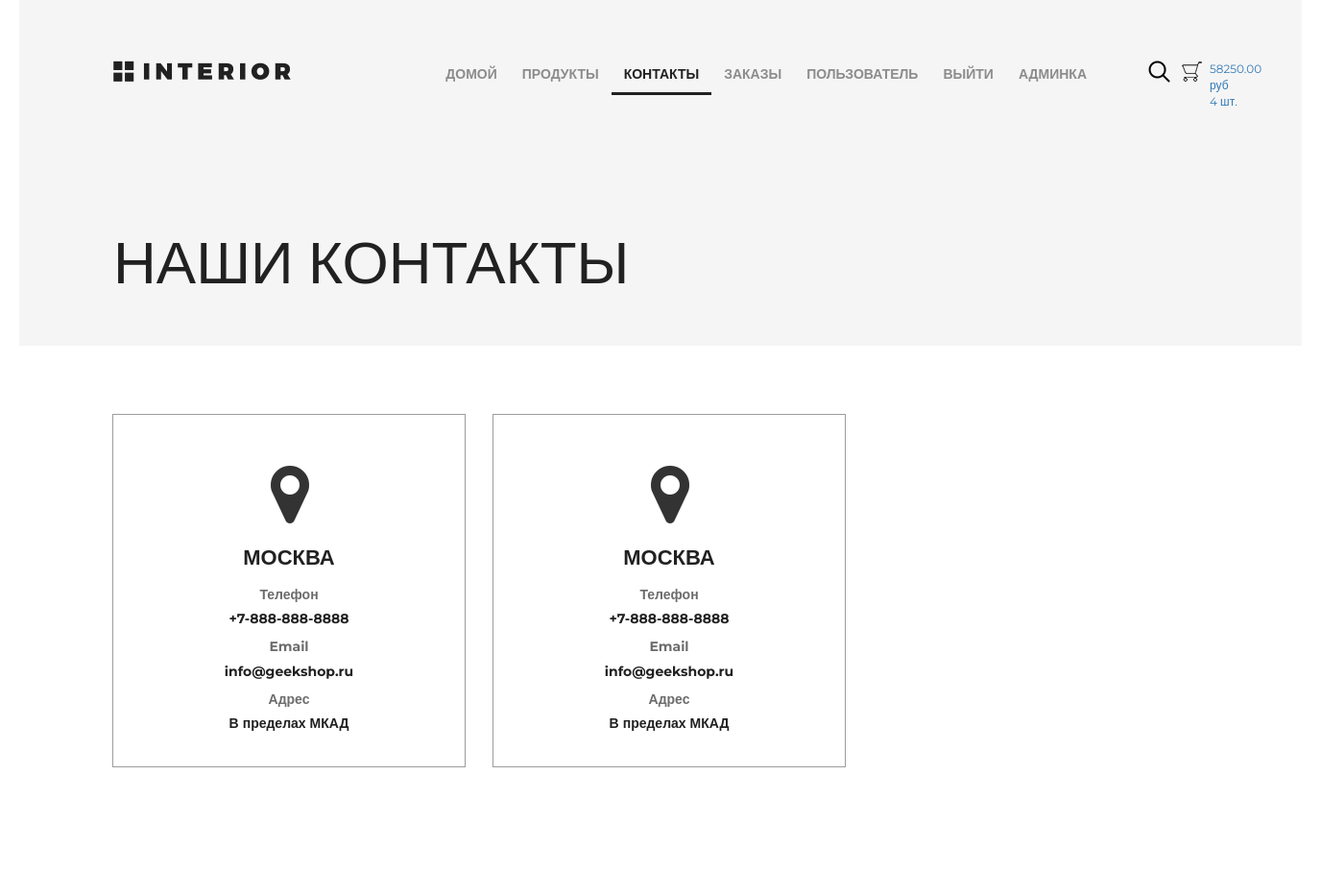
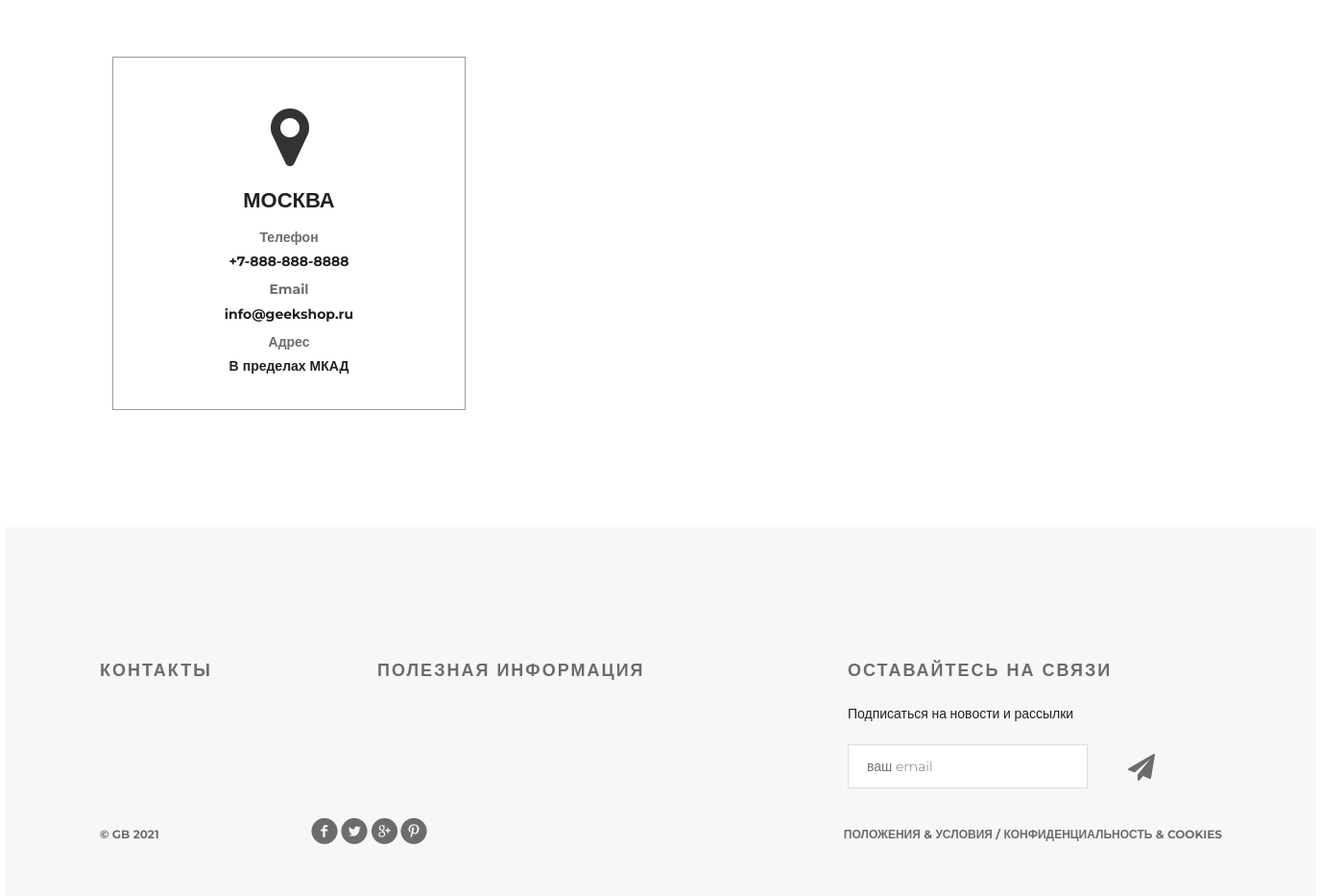
Page /contact/ (signed in) on the committed database (2 pictures, top to bottom).
### authapp/models.py (models this page shows, shortened)
class ShopUser(AbstractUser):
    avatar = models.ImageField(upload_to='user_avatar', blank=True, verbose_name='Аватар')
    age = models.PositiveSmallIntegerField(verbose_name='Возраст', blank=True, null=True)
    activate_key = models.CharField(max_length=128, verbose_name='Ключ активации', blank=True, null=True)
    activate_key_expired = models.DateTimeField(blank=True, null=True)

### basketapp/models.py (models this page shows, shortened)
class Basket(models.Model):
    user = models.ForeignKey(settings.AUTH_USER_MODEL, on_delete=models.CASCADE, related_name='basket')
    product = models.ForeignKey(Product, on_delete=models.CASCADE)
    quantity = models.SmallIntegerField(default=0)
    add_datetime = models.DateTimeField(auto_now_add=True)
    @cached_property
    def get_item_cached(self):
        return self.user.basket.select_related()
    @property
    def product_cost(self):
        return self.quantity * self.product.price
    @property
    def total_quantity(self):
        _item = self.get_item_cached
        return sum(list(map(lambda x: x.quantity, _item)))
    @property
    def total_cost(self):
        _item = self.get_item_cached
        return sum(list(map(lambda x: x.product_cost, _item)))

### mainapp/models.py (models this page shows, shortened)
class Product(models.Model):
    category = models.ForeignKey(ProductCategory, on_delete=models.CASCADE, verbose_name='категория')
    name = models.CharField(max_length=128, verbose_name='Название')
    image = models.ImageField(upload_to='product', blank=True, verbose_name='Картинка')
    short_desc = models.CharField(max_length=255, verbose_name='Краткое описание')
    description = models.TextField(verbose_name='Описание')
    price = models.DecimalField(decimal_places=2, max_digits=10, default=0, verbose_name='Цена')
    quantity = models.PositiveSmallIntegerField(default=0, verbose_name='Количество')
    is_active = models.BooleanField(default=True)
    class Meta:
        verbose_name = 'Продукт'
        verbose_name_plural = 'Продукты'
        ordering = ('-id',)

### mainapp/views.py (the view)
# urls.py: path('contact/', mainapp.contact, name='contact'),
def contact(request):
    context = {
        'title': 'Контакты',
    }
    return render(request, 'mainapp/contact.html', context=context)

### mainapp/context_processors.py (called while the page is built)
def basket(request):
    basket_items = []
    if request.user.is_authenticated:
        basket_items = Basket.objects.filter(user=request.user)
    return {'basket': basket_items}  # всегда словарь возвращает

### mainapp/templates/mainapp/contact.html
{% extends 'mainapp/base.html' %}
{% load static %}
{% block menu %}
		<div class="hero">
			<div class="header clearfix">
				<a href="/" class="logo"></a>
					{% include 'mainapp/includes/inc_main_menu.html' %}
			</div>
			<h1>наши контакты</h1>
		</div>
{% endblock  %}
{% block content %}
		<div class="location">
			<div class="location-1">
				<i class="fa fa-map-marker fa-5x"></i>
				<h4>Москва</h4>
				<div class="contacts">
					<h5>Телефон</h5>
					<p>+7-888-888-8888</p>
				</div>
				<div class="contacts">
					<h5>Email</h5>
					<p>info@geekshop.ru</p>
				</div>
				<div class="contacts">
					<h5>Адрес</h5>
					<p>В пределах МКАД</p>
				</div>
			</div>
			<div class="location-1">
				<i class="fa fa-map-marker fa-5x"></i>
				<h4>Москва</h4>
				<div class="contacts">
					<h5>Телефон</h5>
					<p>+7-888-888-8888</p>
				</div>
				<div class="contacts">
					<h5>Email</h5>
					<p>info@geekshop.ru</p>
				</div>
				<div class="contacts">
					<h5>Адрес</h5>
					<p>В пределах МКАД</p>
				</div>
			</div>
			<div class="location-1">
				<i class="fa fa-map-marker fa-5x"></i>
				<h4>Москва</h4>
				<div class="contacts">
					<h5>Телефон</h5>
					<p>+7-888-888-8888</p>
				</div>
				<div class="contacts">
					<h5>Email</h5>
					<p>info@geekshop.ru</p>
				</div>
				<div class="contacts">
					<h5>Адрес</h5>
					<p>В пределах МКАД</p>
				</div>
			</div>
		</div>
		<div class="clr"></div>
{% endblock  %}

### mainapp/templates/mainapp/includes/inc_main_menu.html
<ul class="menu">
<li><a href={% url "index" %} {% if request.resolver_match.url_name == "index" %} class="active" {% endif %}>домой</a></li>
<li><a href={% url 'products:products' %} {% if request.resolver_match.url_name == "products" %} class="active" {% endif %}>продукты</a></li>
<li><a href={% url "contact" %} {% if request.resolver_match.url_name == "contact" %} class="active" {% endif %}>контакты</a></li>
<li>
    {% if user.is_authenticated %}
        <li><a href="{% url 'ordersapp:list' %}" >Заказы</a></li>
        <li><a href="{% url 'auth:edit' %}" >{{ user.first_name|default:"Пользователь" }}</a></li>
        <li><a href="{% url 'auth:logout' %}" >Выйти</a></li>
    {% else%}
        <li><a href="{% url 'auth:register' %}" >регистрация</a></li>
        <li><a href="{% url 'auth:login' %}" >Войти</a></li>
    {% endif %}
    {% if user.is_superuser %}
        <li><a href="{% url 'adminapp:user_list' %}" >админка</a></li>
    {% endif %}
</li>
</ul>
<a href="#" class="search"></a>
<a href="{%url 'basket:basket' %}" class="basket">
    {% if basket %}
        {{ basket.0.total_cost }} руб <br>
        {{ basket.0.total_quantity }} шт.
    {% endif %}
    </a>

### static/style.css (style rules this page uses)
* { margin: 0; padding: 0; }
body { font-family: 'Montserrat', sans-serif; }
html, body { height: 100%; }
.clr { height: 384px; }
.logo { background-image: url(img/logo.png); margin-top: 63px; width: 185px; height: 22px; float: left; }
.menu { list-style-type: none; margin-top: 67px; float: right; }
.menu li { float: left; }
.menu a { color: #8c8c8c; font-size: 14px; font-weight: 700; text-align: right; text-transform: uppercase; text-decoration: none; padding: 10px 13px; }
.menu .active { color: #212121; font-weight: 700; border-bottom: 3px solid #212121; }
.search { display: block; width: 23px; height: 23px; background-image: url(img/search.png); position: absolute; top: 63px; left: 1176px; }
.basket { display: block; width: 100px; height: 23px; background-image: url(img/basket.png); position: absolute; background-repeat: no-repeat; top: 63px; left: 1210px; font-size: 12px; padding-left: 30px; }
.clearfix:after { content: ""; display: block; clear: both; }
.hero { background-color: #f5f5f5; height: 360px; padding-left: 98px; padding-right: 211px; position: relative; }
.hero h1 { color: #212121; font-size: 62px; font-weight: 100; text-align: left; margin-top: 142px; text-transform: uppercase; }
.location { padding: 0px 97px; }
.location-1 { height: 368px; width: 368px; border: 1px solid #9c9c9c; margin: 71px 28px 122px 0px; float: left; }
.location-1:last-child { margin: 71px 0px 122px 0px; }
.location i { display: block; margin: 48px auto 0px; width: 38px; }
.location h4 { margin: 23px auto 23px; text-transform: uppercase; text-align: center; color: #212121; font-size: 22px; font-weight: 700; line-height: 16px; }
.contacts { text-align: center; margin-bottom: 15px; line-height: 14px; color: #212121; font-size: 14px; font-weight: 700; }
.contacts h5 { color: #6c6c6c; font-size: 14px; font-weight: 700; }

### rows in the picture
ShopUser: first_name "ПОЛЬЗОВАТЕЛЬ"
Basket: user+quantity+product "58250.00", quantity.quantity "4"
